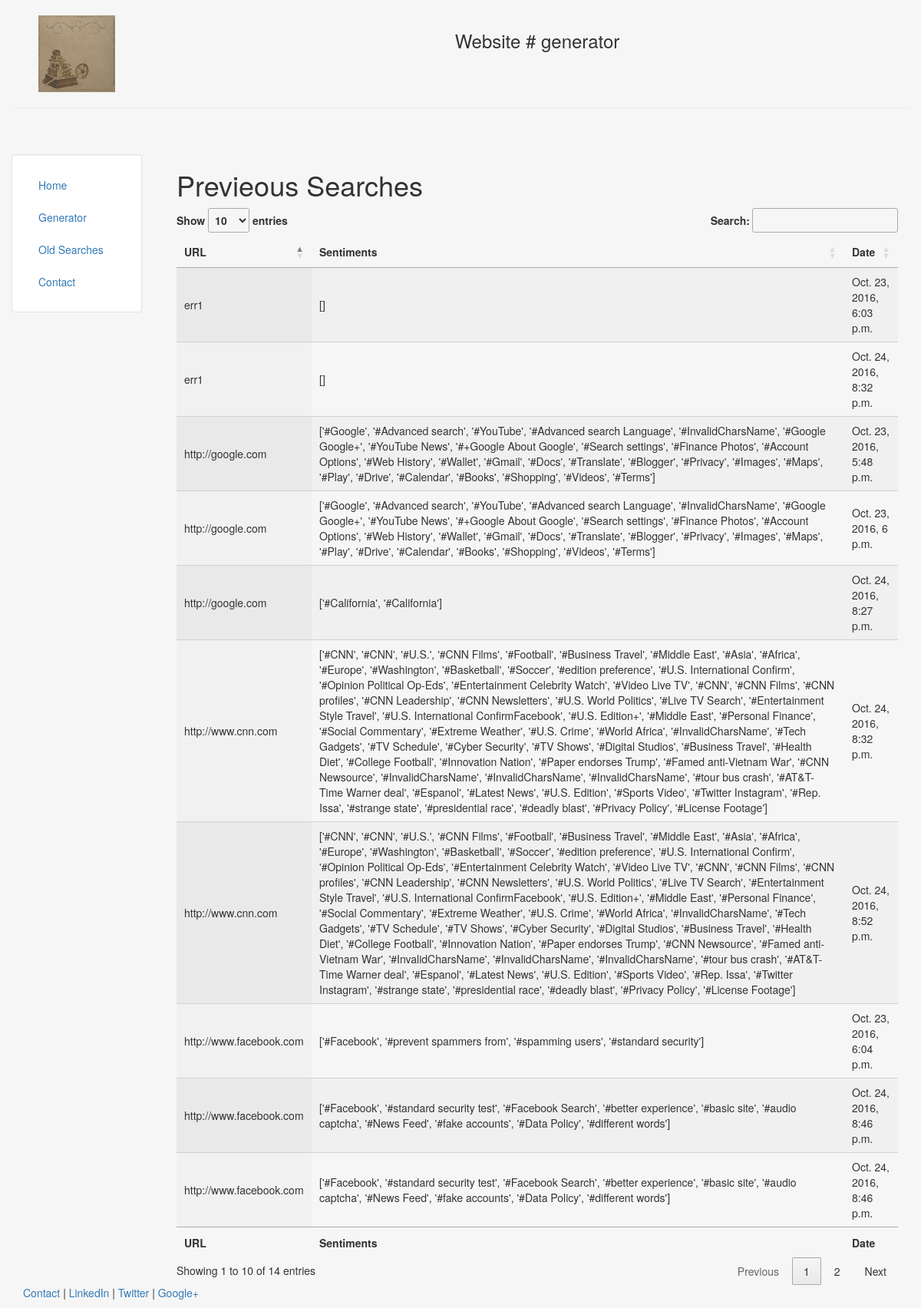
The app's page /searches/ with its own data.
### generator/models.py (models this page shows, shortened)
class generator(models.Model):
    url = models.TextField(max_length=240)
    sentiments = models.TextField()
    date = models.DateTimeField(auto_now_add=True)

### searches/templates/searches/searches.html (shortened to what this page needs)
{% extends "generator/header.html" %}
{% block content%}
<h1>Previeous Searches</h1>
<table id="oldSearches" class="display" cellspacing="0" width="100%">
        <thead>
            <tr>
                <th>URL</th>
                <th>Sentiments</th>
                <th>Date</th>
            </tr>
        </thead>
        <tfoot>
            <tr>
                <th>URL</th>
                <th>Sentiments</th>
                <th>Date</th>
            </tr>
        </tfoot>
        <tbody>
             {% for s in object_list%}
                <tr>
                    <td>{{s.url}}</td>
                    <td>{{s.sentiments}} </td>
                    <td>{{s.date}}</td>
                </tr>
            {% endfor %}
        </tbody>
    </table>
{% endblock %}

### records on screen
generator: url "http://google.com", sentiments "['#Google', '#Advanced search', '#YouTube', '#Advanced search Language', '#InvalidCharsName', '#Google Google+', '#YouTube News', '#+Google About Google', '#Search settings', '#Finance Photos', '#Account Options', '#Web History', '#Wallet', '#Gmail', '#Docs', '#Translate', '#Blogger', '#Privacy', '#Images', '#Maps', '#Play', '#Drive', '#Calendar', '#Books', '#Shopping', '#Videos', '#Terms']", date "Oct. 23, 2016, 5:48 p.m."
generator: url "http://google.com", sentiments "['#Google', '#Advanced search', '#YouTube', '#Advanced search Language', '#InvalidCharsName', '#Google Google+', '#YouTube News', '#+Google About Google', '#Search settings', '#Finance Photos', '#Account Options', '#Web History', '#Wallet', '#Gmail', '#Docs', '#Translate', '#Blogger', '#Privacy', '#Images', '#Maps', '#Play', '#Drive', '#Calendar', '#Books', '#Shopping', '#Videos', '#Terms']", date "Oct. 23, 2016, 6 p.m."
generator: url "err1", sentiments "[]", date "Oct. 23, 2016, 6:03 p.m."
generator: url "http://www.facebook.com", sentiments "['#Facebook', '#prevent spammers from', '#spamming users', '#standard security']", date "Oct. 23, 2016, 6:04 p.m."
generator: url "http://google.com", sentiments "['#California', '#California']", date "Oct. 24, 2016, 8:27 p.m."
generator: url "err1", sentiments "[]", date "Oct. 24, 2016, 8:32 p.m."
generator: url "http://www.cnn.com", sentiments "['#CNN', '#CNN', '#U.S.', '#CNN Films', '#Football', '#Business Travel', '#Middle East', '#Asia', '#Africa', '#Europe', '#Washington', '#Basketball', '#Soccer', '#edition preference', '#U.S. International Confirm', '#Opinion Political Op-Eds', '#Entertainment Celebrity Watch', '#Video Live TV', '#CNN', '#CNN Films', '#CNN profiles', '#CNN Leadership', '#CNN Newsletters', '#U.S. World Politics', '#Live TV Search', '#Entertainment Style Travel', '#U.S. International ConfirmFacebook', '#U.S. Edition+', '#Middle East', '#Personal Finance', '#Social Commentary', '#Extreme Weather', '#U.S. Crime', '#World Africa', '#InvalidCharsName', '#Tech Gadgets', '#TV Schedule', '#Cyber Security', '#TV…", date "Oct. 24, 2016, 8:32 p.m."
generator: url "http://www.facebook.com", sentiments "['#Facebook', '#standard security test', '#Facebook Search', '#better experience', '#basic site', '#audio captcha', '#News Feed', '#fake accounts', '#Data Policy', '#different words']", date "Oct. 24, 2016, 8:46 p.m."
generator: url "http://www.facebook.com", sentiments "['#Facebook', '#standard security test', '#Facebook Search', '#better experience', '#basic site', '#audio captcha', '#News Feed', '#fake accounts', '#Data Policy', '#different words']", date "Oct. 24, 2016, 8:46 p.m."
generator: url "http://www.cnn.com", sentiments "['#CNN', '#CNN', '#U.S.', '#CNN Films', '#Football', '#Business Travel', '#Middle East', '#Asia', '#Africa', '#Europe', '#Washington', '#Basketball', '#Soccer', '#edition preference', '#U.S. International Confirm', '#Opinion Political Op-Eds', '#Entertainment Celebrity Watch', '#Video Live TV', '#CNN', '#CNN Films', '#CNN profiles', '#CNN Leadership', '#CNN Newsletters', '#U.S. World Politics', '#Live TV Search', '#Entertainment Style Travel', '#U.S. International ConfirmFacebook', '#U.S. Edition+', '#Middle East', '#Personal Finance', '#Social Commentary', '#Extreme Weather', '#U.S. Crime', '#World Africa', '#InvalidCharsName', '#Tech Gadgets', '#TV Schedule', '#TV Shows', '#Cyber…", date "Oct. 24, 2016, 8:52 p.m."
